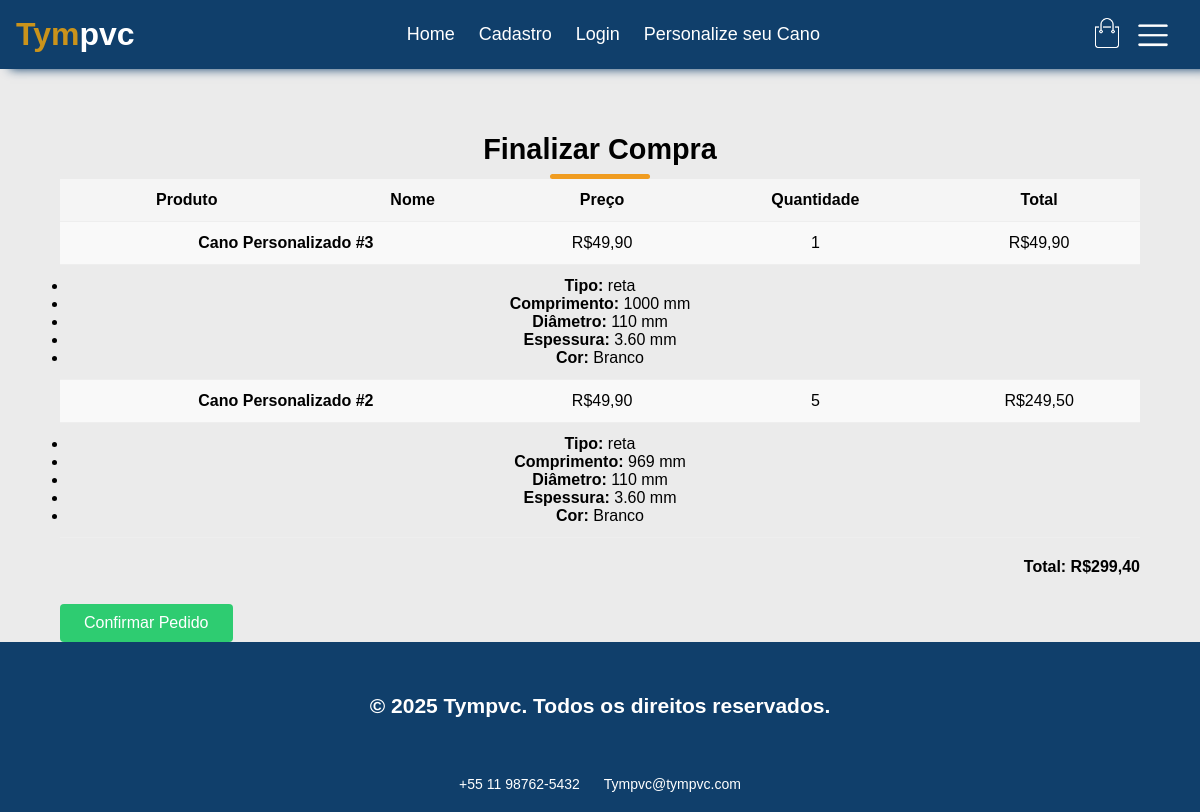
The page /php/finalizar_compra.php (signed in) on the database its author committed.
### tables this page shows
CREATE TABLE `cano_personalizado` (
  `id` int(11) NOT NULL,
  `id_usuario` int(11) NOT NULL,
  `tipo` varchar(50) NOT NULL,
  `comprimento` int(11) NOT NULL,
  `diametro` int(11) NOT NULL,
  `cor` varchar(50) NOT NULL,
  `espessura` decimal(5,2) NOT NULL,
  `quantidade` int(11) NOT NULL,
  `criado_em` datetime DEFAULT current_timestamp()
);

### php/finalizar_compra.php (the view, shortened to what this page needs)
<?php
$conn = new mysqli('localhost', 'root', '', 'pvc_projeto');
$id_usuario = $_SESSION['id_usuario'];
$stmt = $conn->prepare("SELECT * FROM cano_personalizado WHERE id_usuario = ? ORDER BY id DESC");
$stmt->bind_param("i", $id_usuario);
$stmt->execute();
$result = $stmt->get_result();
$canos = [];
while ($row = $result->fetch_assoc()) {
    $canos[] = $row;
}
$total = 0;
$preco_cano = 49.90;
$pedido_finalizado = false;
?>
<!DOCTYPE html>
<html lang="pt-br">
<head>
    <link rel="stylesheet" href="../styles/globals.css">
</head>
<body>
    <div class="navbar show-menu">
        <div class="header-inner-content">
            <h1 class="logo">Tym<span>pvc</span></h1>
            <nav>
                <ul>
                    <li><a href="../index.html">Home</a></li>
                    <li><a href="cadastro.php">Cadastro</a></li>
                    <li><a href="login.php">Login</a></li>
                    <li><a href="PersCano.php">Personalize seu Cano</a></li>
                </ul>
            </nav>
            <div class="nav-icon-container">
                <a href="carrinho.php"><img src="../images/cart.png"></a>
                <a href="usuario.php"><img src="../images/menu.png" class="menu-button"></a>
            </div>
        </div>
    </div>
    <main>
        <div class="page-inner-content">
            <h3 class="section-title">Finalizar Compra</h3>
            <div class="subtitle-underline"></div>
            <?php if ($pedido_finalizado): ?>
                <div style="background:#d4edda; color:#155724; padding:20px; border-radius:8px; margin-top:24px;">
                    <h4>Pedido realizado com sucesso!</h4>
                    <p>Obrigado por comprar na Tympvc. Em breve você receberá um e-mail com os detalhes do pedido.</p>
                    <a href="../index.html" class="checkout-btn" style="margin-top:16px; display:inline-block;">Voltar para a loja</a>
                </div>
            <?php else: ?>
            <form method="post" action="finalizar_compra.php">
                <table class="cart-table">
                    <thead>
                        <tr>
                            <th>Produto</th>
                            <th>Nome</th>
                            <th>Preço</th>
                            <th>Quantidade</th>
                            <th>Total</th>
                        </tr>
                    </thead>
                    <tbody>
                        <?php
                        if (!empty($canos)):
                            foreach ($canos as $cano):
                                $subtotal_cano = $preco_cano * $cano['quantidade'];
                                $total += $subtotal_cano;
                        ?>
                        <tr style="background:#f9f9f9;">
                            <td colspan="2"><b>Cano Personalizado #<?= $cano['id'] ?></b></td>
                            <td>R$<?= number_format($preco_cano, 2, ',', '.') ?></td>
                            <td><?= htmlspecialchars($cano['quantidade']) ?></td>
                            <td>R$<?= number_format($subtotal_cano, 2, ',', '.') ?></td>
                        </tr>
                        <tr>
                            <td colspan="5">
                                <ul>
                                    <li><b>Tipo:</b> <?= htmlspecialchars($cano['tipo']) ?></li>
                                    <li><b>Comprimento:</b> <?= htmlspecialchars($cano['comprimento']) ?> mm</li>
                                    <li><b>Diâmetro:</b> <?= htmlspecialchars($cano['diametro']) ?> mm</li>
                                    <li><b>Espessura:</b> <?= htmlspecialchars($cano['espessura']) ?> mm</li>
                                    <li><b>Cor:</b> <?= htmlspecialchars($cano['cor']) ?></li>
                                </ul>
                            </td>
                        </tr>
                        <?php
                            endforeach;
                        endif;
                        ?>
                    </tbody>
                </table>
                <div class="cart-summary">
                    <h4>Total: <span>R$<?= number_format($total, 2, ',', '.') ?></span></h4>
                </div>
                <br>
                <button type="submit" name="confirmar" class="checkout-btn">Confirmar Pedido</button>
            </form>
            <?php endif; ?>
        </div>
    </main>
    <footer class="site-footer" id="Contato">
        <div class="footer-container">
            <br><br>
            <h2>&copy; 2025 Tympvc. Todos os direitos reservados.</h2>
            <br><br><br>
            <ul class="footer-links">
                <li>+55 11 98762-5432</li>
                <li>Tympvc@tympvc.com</li>
            </ul>
        </div>
    </footer>
</body>
</html>

### styles/globals.css (style rules this page uses)
* { box-sizing: border-box; padding: 0; margin: 0; }
html, body { height: 100%; margin: 0; }
body { display: flex; flex-direction: column; min-height: 100vh; font-family: 'Montserrat', sans-serif; }
main { flex: 1; background-color: #ffffff; }
.header-inner-content { max-width: 1300px; margin-left: auto; margin-right: auto; }
.navbar { background-color: #103f6b; padding: 1rem; position: sticky; top: 0; box-shadow: 10px 0px 10px #103f6b; z-index: 99; }
.navbar>div { display: flex; align-items: center; justify-content: space-between; position: relative; }
.navbar .header-inner-content nav ul { display: flex; list-style: none; gap: 1.5rem; }
.navbar .header-inner-content nav ul li { color: #fff; cursor: pointer; transition: all 0.2s; }
.logo { color: #ca931b; }
.logo span { color:#fff }
.nav-icon-container { display: flex; align-items: center; }
.nav-icon-container img { width: 30px; cursor: pointer; }
.nav-icon-container img:first-child { margin-right: 1rem; }
.menu-button { display: block; cursor: pointer; }
main { background-color: #ebebeb; }
.page-inner-content { max-width: 1080px; margin: 0 auto; }
.section-title { text-align: center; margin-top: 4rem; font-size: 1.8rem; }
.subtitle-underline { width: 100px; height: 5px; background: #f09c20; border-radius: 9999px; margin: 8px auto 0 auto; }
.site-footer { background-color: #103f6b; color: #fff; padding: 20px 0; text-align: center; font-size: 14px; }
.footer-container { max-width: 1000px; margin: 0 auto; padding: 0 20px; }
.footer-links { list-style: none; padding: 0; margin-top: 10px; }
.footer-links li { display: inline; margin: 0 10px; }
.navbar .header-inner-content nav ul li a { color: white; text-decoration: none; font-size: 18px; transition: 0.3s; }
.cart-table { width: 100%; border-collapse: collapse; margin-bottom: 20px; }
.cart-table th, .cart-table td { padding: 12px 8px; text-align: center; border-bottom: 1px solid #eee; }
.cart-table th { background: #f5f5f5; }
.cart-summary { text-align: right; }
.checkout-btn { background: #2ecc71; color: #fff; border: none; border-radius: 4px; padding: 10px 24px; font-size: 1rem; cursor: pointer; margin-top: 10px; }

### rows shown on the page
cano_personalizado: id "3", quantidade "1", quantidade "49,90", tipo "reta", comprimento "1000", diametro "110", espessura "3.60", cor "Branco"
cano_personalizado: id "2", quantidade "5", quantidade "249,50", tipo "reta", comprimento "969", diametro "110", espessura "3.60", cor "Branco"

### other values the page prints
$total "299,40"
